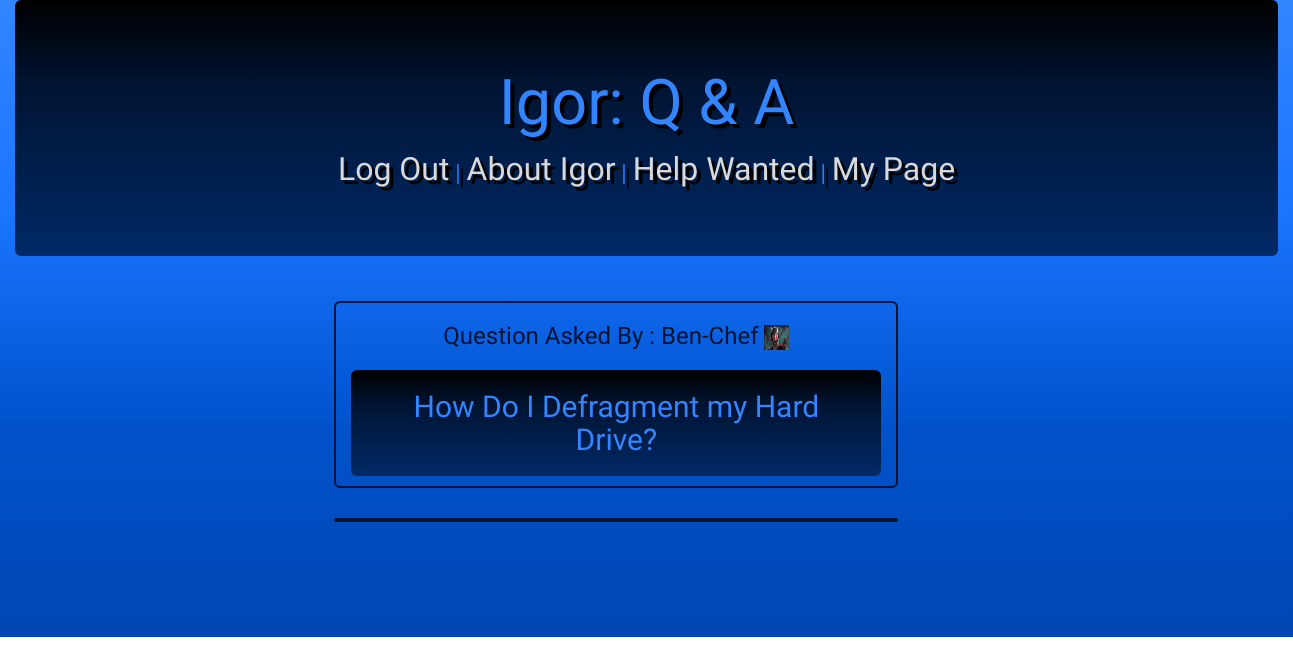
Page /igor/questions/2/ (signed in) on the committed database.
### igor_app/models.py (models this page shows)
class Question(models.Model):
    content = models.TextField()
    user_who_posted = models.ForeignKey(User, related_name="posts", on_delete = models.CASCADE)
    specialty = models.CharField(max_length=20)
    created_at = models.DateTimeField(auto_now_add=True)
    updated_at = models.DateTimeField(auto_now=True)

class Profile(models.Model):
    owner=models.OneToOneField(User, related_name="profile", on_delete=models.CASCADE, primary_key=True)
    first_name=models.CharField(max_length=20)
    occupation=models.CharField(max_length=20)
    about=models.TextField()
    img=models.ImageField(upload_to ="img/", null=True, blank=True)
    created_at = models.DateTimeField(auto_now_add=True)
    updated_at = models.DateTimeField(auto_now=True)
    objects=ProfileManager()

### login_reg/models.py (models this page shows)
class User(models.Model):
    username =  models.CharField(max_length=40)
    email = models.CharField(max_length=50)
    password = models.TextField()
    specialty = models.CharField(max_length=20)
    created_at = models.DateTimeField(auto_now_add=True)
    updated_at = models.DateTimeField(auto_now=True)
    objects = UserManager()

### igor_app/views.py (the view)
# urls.py: path('questions/<int:question_id>/', views.view_question),
def view_question(request, question_id):
    if 'userid' in request.session:
        authenticated_user = User.objects.get(id=request.session['userid'])
        context = {
            'authenticated_user': authenticated_user,
            'selected_question': Question.objects.get(id=question_id)
        }
        return render(request, 'results.html', context)
    else:
        return HttpResponse("ERROR NO USER LOGGED IN")

### igor_app/templates/results.html (shortened to what this page needs)
<!DOCTYPE html>
<html lang="en">
<head>
    <link rel="stylesheet" href="https://maxcdn.bootstrapcdn.com/bootstrap/3.4.1/css/bootstrap.min.css">
    {%load static%}
    <link rel="stylesheet" href="{% static 'css/results.css'%}">
</head>
<body>
    <div class="container-fluid">
        <div class="jumbotron text-center">
            <h1>Igor: Q & A</h1>
            <p class="header"><a href="/logout">Log Out</a> | <a href="/igor/about">About Igor</a> | <a href="/igor/questions">Help Wanted</a> | <a href="/">My Page</a></p>
        </div>
        <div class="col-lg-11 col-lg-offset-2">
            <div class="col-lg-6 col-lg-offset-1">
                <h3> Question Asked By : {{selected_question.user_who_posted.profile.first_name}}-{{selected_question.user_who_posted.profile.occupation}} <img src="{{selected_question.user_who_posted.profile.img.url}}" id="avatar"/></h3>
                <h2 id="question">{{selected_question.content}}</h2>
            </div>
            <div class="col-lg-6 col-lg-offset-1">
            </div>
        </div>
    </div>
</body>
</html>

### igor_app/static/css/results.css (style rules this page uses)
.jumbotron { background:linear-gradient(#000000,#001433, #001f4d, #002966); color:#3385ff; text-shadow:4px 4px black; }
.container-fluid { background:linear-gradient(#3385ff,#1a75ff,#0052cc,#0047b3); padding-bottom:100px; }
.col-lg-11 { text-align:center; }
.col-lg-6 { border: 2px solid #001433; margin-top:15px; margin-bottom:15px; text-align:center; border-radius: 6px; }
a, p#header { font-size:24pt; font-family:'Blinker'; }
a { color:#d9d9d9; }
h1 { font-family:'Black Han Sans'; }
#avatar { width:25px; height:25px; }
h2#question { background:linear-gradient(#000000,#001433, #001f4d, #002966); color: #3385ff; font-family:'Black Han Sans'; padding: 20px 20px 20px 20px; border-radius: 6px; }
h4, h3 { color:#001433; font-family:'Black Han Sans'; }

### rows in the picture
Question: user_who_posted.profile.first_name "Ben", user_who_posted.profile.occupation "Chef", user_who_posted.profile.img (picture), content "How Do I Defragment my Hard Drive?"
